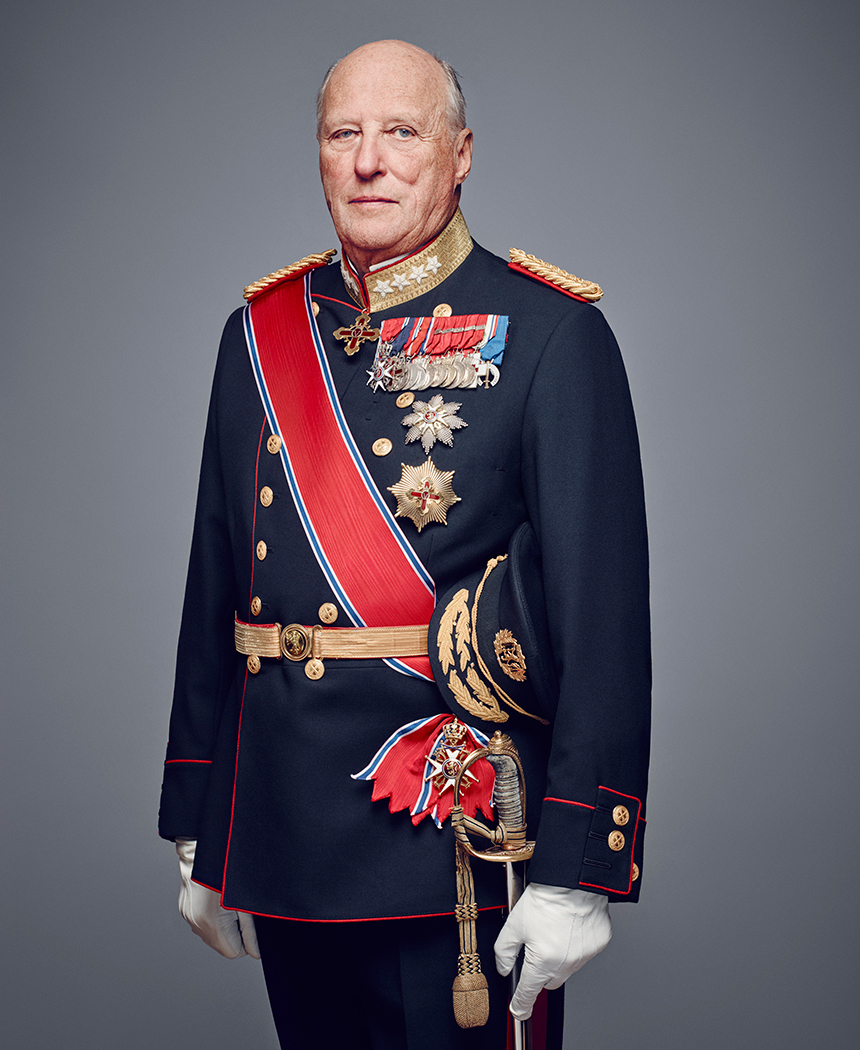
#> input picture img/original/king.png, 860 x 1050 px, found by its file name; its folder holds only this picture in this run
$ python k-compress.py
#> lines starting #> are read from the running program, lines starting #| are printed output that depends on the picture
#> the answer given: img/original/king.png
#> the answer given: 3
#> the answer given: 1
from sklearn.cluster import KMeans
import numpy as np
import matplotlib.pyplot as plt
from PIL import Image
import random


class K_compress:
    def __init__(self, filename=None):
        self.filename = filename
        self.img = None
        self.pix = None
        self.data = []
        self.size = None
        self.newData = []
        self.counter = {}
        self.compressed = None

    def changeImgen(self, filename):
        self.filename = filename

    def getImagen(self):
        try:
            if self.filename.split(".")[-1] == "png":
                self.img = Image.open("img/original/"+self.filename)
#> self.img is the input picture: PIL image 860x1050 RGB; mean R, G, B 96.6, 90.5, 101.2
                self.pix = self.img.load()
            else:
                print("Not PNG")
        except:
            print("Error getting imagen")

    def setSize(self):
        self.size = self.img.size
#> self.size = (860, 1050)

    def extractData(self):
        for x in range(self.size[0]):
            for y in range(self.size[1]):
                data = list(self.pix[x, y])
                norm_x = (x/self.size[0]*255*importance)
                norm_y = (y/self.size[1]*255*importance)
                data.append(norm_x)
                data.append(norm_y)
                self.data.append(data)
#> after the loop, self.data = 903000 items

    def compress(self, cluster=16):
        self.getImagen()
        self.setSize()
        self.extractData()
        kmean = KMeans(n_clusters=cluster)
        kmean.fit(self.data)
        center, point = [
            cent for cent in kmean.cluster_centers_.astype(int)], 0
        for x in range(self.size[0]):
            for y in range(self.size[1]):
                new_color = center[kmean.labels_[point]][:-2]
                new_color = tuple(new_color.tolist())
                self.pix[x, y] = new_color
                point += 1
                self.newData.append(new_color)
                key = str(list(new_color))
#> after the loop, point = 903000
        newName = self.filename.split(".")[0]+"["+str(cluster)+"_colors]"
        self.img.save("img/compressed/"+newName+".png")
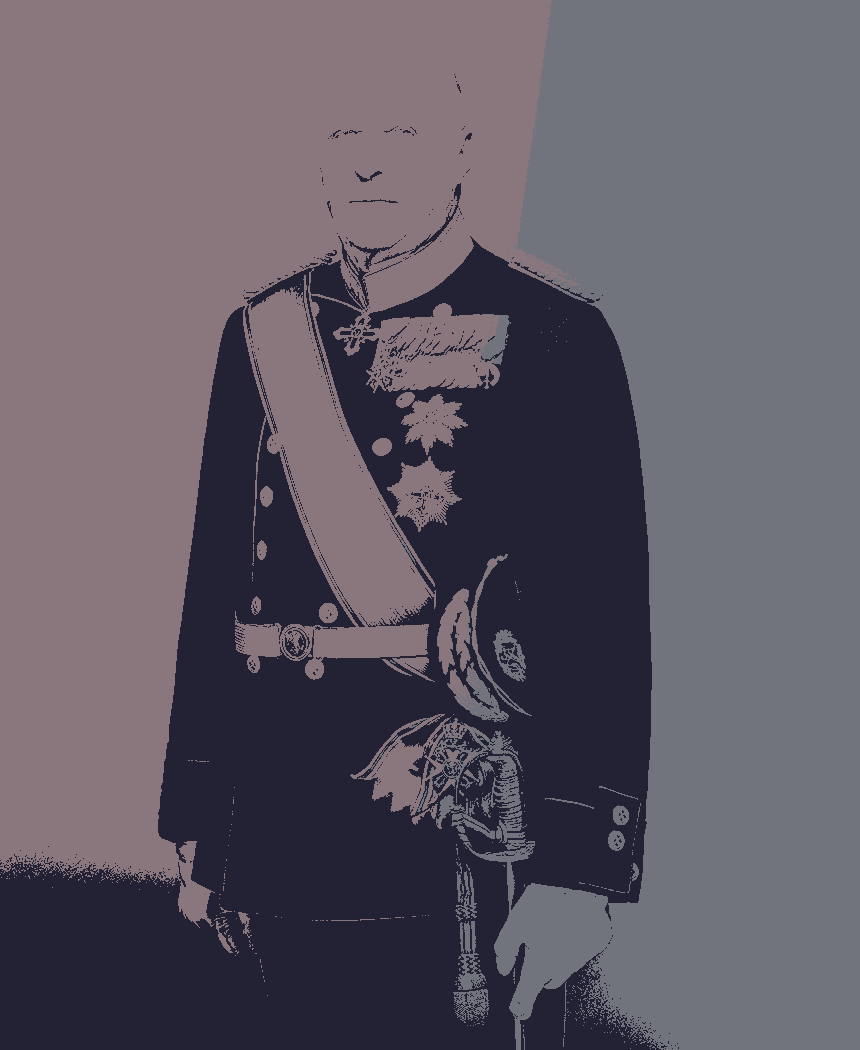
#> saved as king[3_colors].png: PIL image 860x1050 RGB; mean R, G, B 96, 90, 100.9
        print("Saved at img/compressed/"+newName+".png")


filename = input("Filename: ")
k_value = int(input("K_value: "))
importance = float(input("Importance(0.0-1.0): "))
r = K_compress(filename=filename)
r.compress(cluster=k_value)
